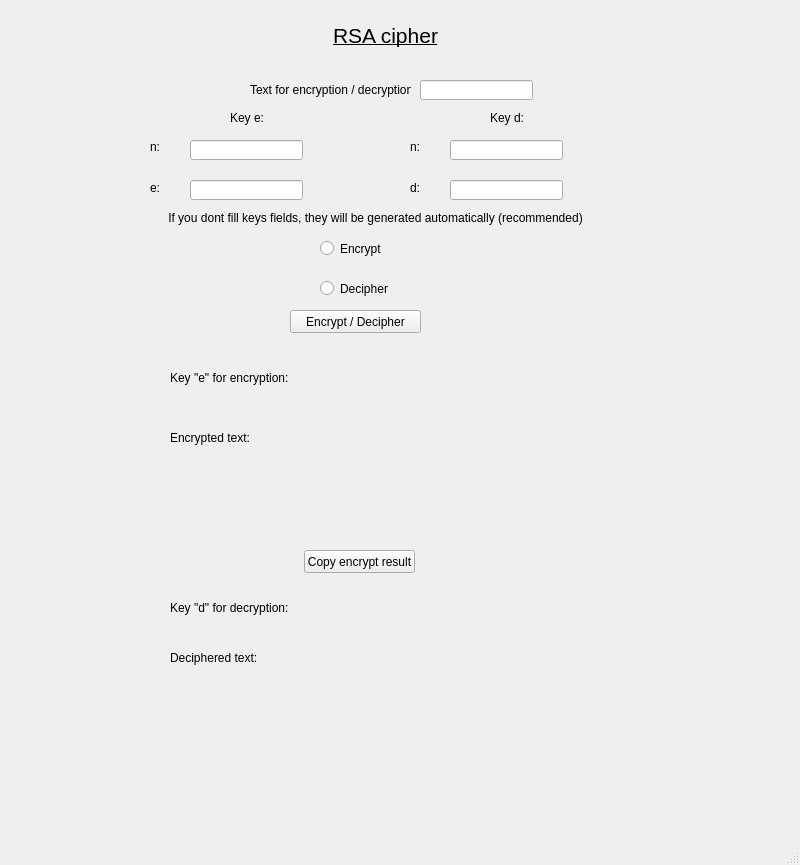
<?xml version="1.0" encoding="UTF-8"?>
<ui version="4.0">
 <class>MainWindow</class>
 <widget class="QMainWindow" name="MainWindow">
  <property name="geometry">
   <rect>
    <x>0</x>
    <y>0</y>
    <width>800</width>
    <height>865</height>
   </rect>
  </property>
  <property name="windowTitle">
   <string>MainWindow</string>
  </property>
  <widget class="QWidget" name="centralwidget">
   <widget class="QLabel" name="label">
    <property name="geometry">
     <rect>
      <x>310</x>
      <y>20</y>
      <width>151</width>
      <height>31</height>
     </rect>
    </property>
    <property name="font">
     <font>
      <pointsize>16</pointsize>
      <underline>true</underline>
     </font>
    </property>
    <property name="text">
     <string>RSA cipher</string>
    </property>
    <property name="alignment">
     <set>Qt::AlignCenter</set>
    </property>
   </widget>
   <widget class="QLabel" name="label_2">
    <property name="geometry">
     <rect>
      <x>250</x>
      <y>80</y>
      <width>161</width>
      <height>20</height>
     </rect>
    </property>
    <property name="text">
     <string>Text for encryption / decryption:</string>
    </property>
   </widget>
   <widget class="QLineEdit" name="messageInput">
    <property name="geometry">
     <rect>
      <x>420</x>
      <y>80</y>
      <width>113</width>
      <height>20</height>
     </rect>
    </property>
   </widget>
   <widget class="QLabel" name="label_3">
    <property name="geometry">
     <rect>
      <x>170</x>
      <y>430</y>
      <width>141</width>
      <height>16</height>
     </rect>
    </property>
    <property name="text">
     <string>Encrypted text:</string>
    </property>
   </widget>
   <widget class="QLabel" name="encResult">
    <property name="geometry">
     <rect>
      <x>310</x>
      <y>430</y>
      <width>461</width>
      <height>81</height>
     </rect>
    </property>
    <property name="text">
     <string/>
    </property>
    <property name="alignment">
     <set>Qt::AlignLeading|Qt::AlignLeft|Qt::AlignTop</set>
    </property>
   </widget>
   <widget class="QLabel" name="decResult">
    <property name="geometry">
     <rect>
      <x>310</x>
      <y>650</y>
      <width>461</width>
      <height>81</height>
     </rect>
    </property>
    <property name="text">
     <string/>
    </property>
    <property name="alignment">
     <set>Qt::AlignLeading|Qt::AlignLeft|Qt::AlignTop</set>
    </property>
   </widget>
   <widget class="QLabel" name="label_4">
    <property name="geometry">
     <rect>
      <x>170</x>
      <y>650</y>
      <width>141</width>
      <height>16</height>
     </rect>
    </property>
    <property name="text">
     <string>Deciphered text:</string>
    </property>
   </widget>
   <widget class="QRadioButton" name="r_enc">
    <property name="geometry">
     <rect>
      <x>320</x>
      <y>240</y>
      <width>82</width>
      <height>17</height>
     </rect>
    </property>
    <property name="text">
     <string>Encrypt</string>
    </property>
   </widget>
   <widget class="QRadioButton" name="r_dec">
    <property name="geometry">
     <rect>
      <x>320</x>
      <y>280</y>
      <width>82</width>
      <height>17</height>
     </rect>
    </property>
    <property name="text">
     <string>Decipher</string>
    </property>
   </widget>
   <widget class="QPushButton" name="enc_dec_btn">
    <property name="geometry">
     <rect>
      <x>290</x>
      <y>310</y>
      <width>131</width>
      <height>23</height>
     </rect>
    </property>
    <property name="text">
     <string>Encrypt / Decipher</string>
    </property>
   </widget>
   <widget class="QLabel" name="label_5">
    <property name="geometry">
     <rect>
      <x>170</x>
      <y>370</y>
      <width>121</width>
      <height>16</height>
     </rect>
    </property>
    <property name="text">
     <string>Key &quot;e&quot; for encryption:</string>
    </property>
   </widget>
   <widget class="QLabel" name="keyE">
    <property name="geometry">
     <rect>
      <x>310</x>
      <y>370</y>
      <width>341</width>
      <height>20</height>
     </rect>
    </property>
    <property name="text">
     <string/>
    </property>
    <property name="alignment">
     <set>Qt::AlignLeading|Qt::AlignLeft|Qt::AlignVCenter</set>
    </property>
   </widget>
   <widget class="QLabel" name="keyD">
    <property name="geometry">
     <rect>
      <x>310</x>
      <y>600</y>
      <width>341</width>
      <height>20</height>
     </rect>
    </property>
    <property name="text">
     <string/>
    </property>
    <property name="alignment">
     <set>Qt::AlignLeading|Qt::AlignLeft|Qt::AlignVCenter</set>
    </property>
   </widget>
   <widget class="QLabel" name="label_6">
    <property name="geometry">
     <rect>
      <x>170</x>
      <y>600</y>
      <width>121</width>
      <height>16</height>
     </rect>
    </property>
    <property name="text">
     <string>Key &quot;d&quot; for decryption:</string>
    </property>
   </widget>
   <widget class="QLabel" name="label_7">
    <property name="geometry">
     <rect>
      <x>230</x>
      <y>110</y>
      <width>61</width>
      <height>16</height>
     </rect>
    </property>
    <property name="text">
     <string>Key e:</string>
    </property>
   </widget>
   <widget class="QLabel" name="label_8">
    <property name="geometry">
     <rect>
      <x>490</x>
      <y>110</y>
      <width>61</width>
      <height>16</height>
     </rect>
    </property>
    <property name="text">
     <string>Key d:</string>
    </property>
   </widget>
   <widget class="QLabel" name="label_9">
    <property name="geometry">
     <rect>
      <x>150</x>
      <y>140</y>
      <width>47</width>
      <height>13</height>
     </rect>
    </property>
    <property name="text">
     <string>n:</string>
    </property>
   </widget>
   <widget class="QLabel" name="label_10">
    <property name="geometry">
     <rect>
      <x>410</x>
      <y>140</y>
      <width>47</width>
      <height>13</height>
     </rect>
    </property>
    <property name="text">
     <string>n:</string>
    </property>
   </widget>
   <widget class="QLineEdit" name="keyE_n">
    <property name="geometry">
     <rect>
      <x>190</x>
      <y>140</y>
      <width>113</width>
      <height>20</height>
     </rect>
    </property>
   </widget>
   <widget class="QLineEdit" name="keyD_n">
    <property name="geometry">
     <rect>
      <x>450</x>
      <y>140</y>
      <width>113</width>
      <height>20</height>
     </rect>
    </property>
   </widget>
   <widget class="QLabel" name="label_11">
    <property name="geometry">
     <rect>
      <x>150</x>
      <y>180</y>
      <width>31</width>
      <height>16</height>
     </rect>
    </property>
    <property name="text">
     <string>e:</string>
    </property>
   </widget>
   <widget class="QLineEdit" name="keyE_e">
    <property name="geometry">
     <rect>
      <x>190</x>
      <y>180</y>
      <width>113</width>
      <height>20</height>
     </rect>
    </property>
   </widget>
   <widget class="QLabel" name="label_12">
    <property name="geometry">
     <rect>
      <x>410</x>
      <y>180</y>
      <width>31</width>
      <height>16</height>
     </rect>
    </property>
    <property name="text">
     <string>d:</string>
    </property>
   </widget>
   <widget class="QLineEdit" name="keyD_d">
    <property name="geometry">
     <rect>
      <x>450</x>
      <y>180</y>
      <width>113</width>
      <height>20</height>
     </rect>
    </property>
   </widget>
   <widget class="QPushButton" name="btn_copy">
    <property name="geometry">
     <rect>
      <x>304</x>
      <y>550</y>
      <width>111</width>
      <height>23</height>
     </rect>
    </property>
    <property name="text">
     <string>Copy encrypt result</string>
    </property>
   </widget>
   <widget class="QLabel" name="label_13">
    <property name="geometry">
     <rect>
      <x>160</x>
      <y>210</y>
      <width>431</width>
      <height>16</height>
     </rect>
    </property>
    <property name="text">
     <string>If you dont fill keys fields, they will be generated automatically (recommended)</string>
    </property>
    <property name="alignment">
     <set>Qt::AlignCenter</set>
    </property>
   </widget>
  </widget>
  <widget class="QMenuBar" name="menubar">
   <property name="geometry">
    <rect>
     <x>0</x>
     <y>0</y>
     <width>800</width>
     <height>21</height>
    </rect>
   </property>
  </widget>
  <widget class="QStatusBar" name="statusbar"/>
 </widget>
 <resources/>
 <connections/>
</ui>
